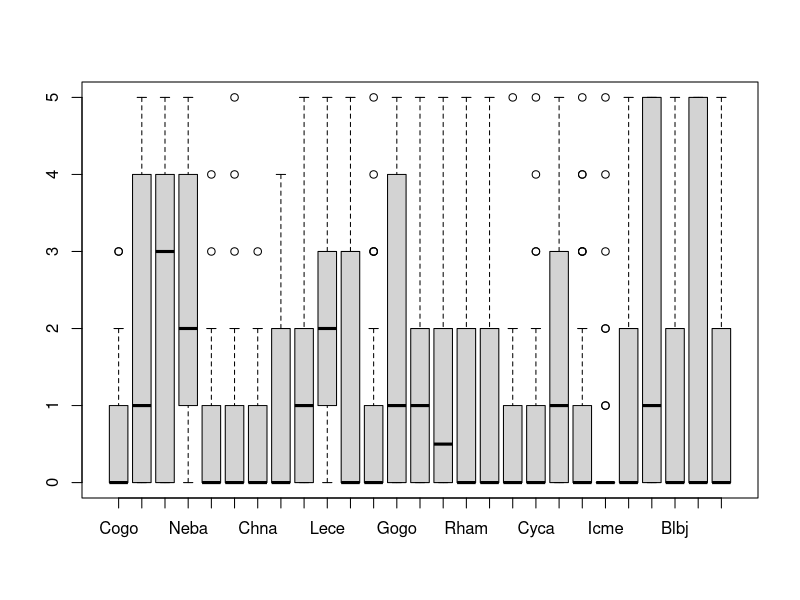
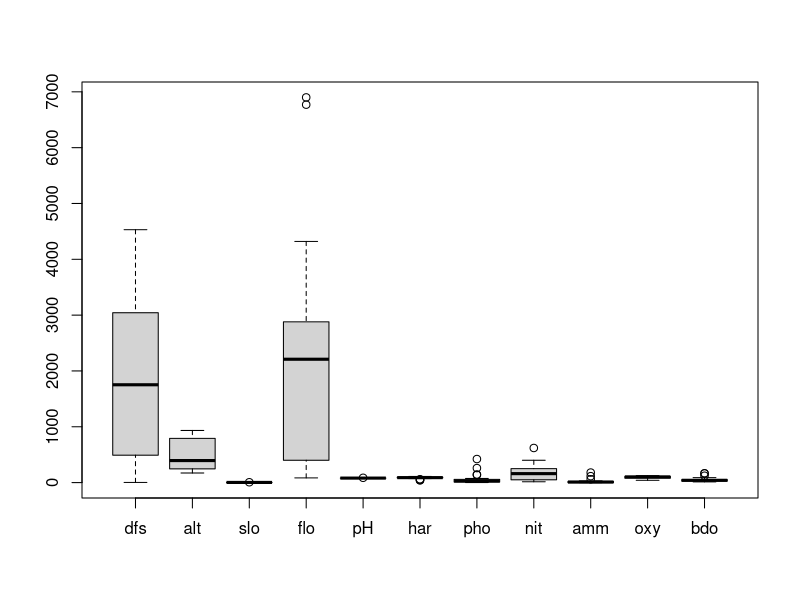
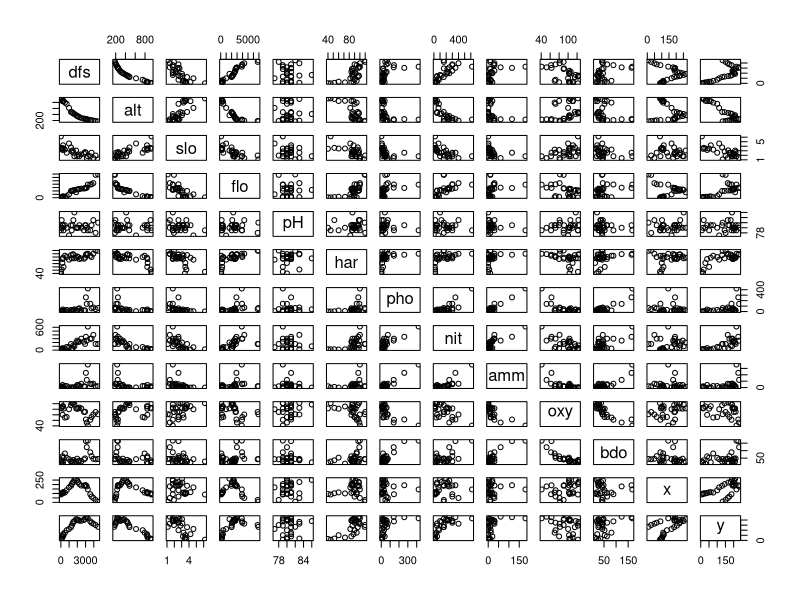

Reproduce these figures in R, in order.
## ---- chunk 1
knitr::opts_chunk$set(echo = TRUE)
## ---- chunk 2
library(ade4)
library(vegan)
library(car)
## ---- chunk 3
data('doubs', package = 'ade4')
## ---- chunk 4
fish <- doubs$fish
envi <- doubs$env
coord <- doubs$xy
## ---- chunk 5
head(fish, 3)
head(envi, 3)
head(coord, 3)
envi_coord <- cbind(envi, coord)
## ---- chunk 6
boxplot(fish)
boxplot(envi)
summary(fish)
## ---- chunk 7
sum(is.na(fish))
sum(is.na(envi))
sum(is.na(coord))
## ---- chunk 8
pairs(envi_coord)
## ---- chunk 9
vif(lm(fish$Satr ~ ., data = envi_coord))
## ---- chunk 10
vif(lm(fish$Satr ~ . -alt -flo, data = envi_coord))
## ---- chunk 11
rda <- rda(fish ~ dfs + slo + pH + har + pho + nit + amm + oxy + bdo, data = envi_coord)
summary(rda) 
## ---- chunk 12
spenvcor(rda)
## ---- chunk 13
anova(rda, permutations = 999)
## ---- chunk 14
anova(rda, by = "term", permutations = 9999)
#dfs, pho, oxy
## ---- chunk 15
anova(rda, by = "mar", permutations = 9999)
#dfs, oxy if we test each factor independently
## ---- chunk 16
m1 <-rda(fish ~ dfs + oxy + pho, data = envi_coord)
m0 <- rda(fish ~ 1, data = envi_coord)

m <- ordistep(m0, scope = formula(m1), permutations = 9999)

m$anova
